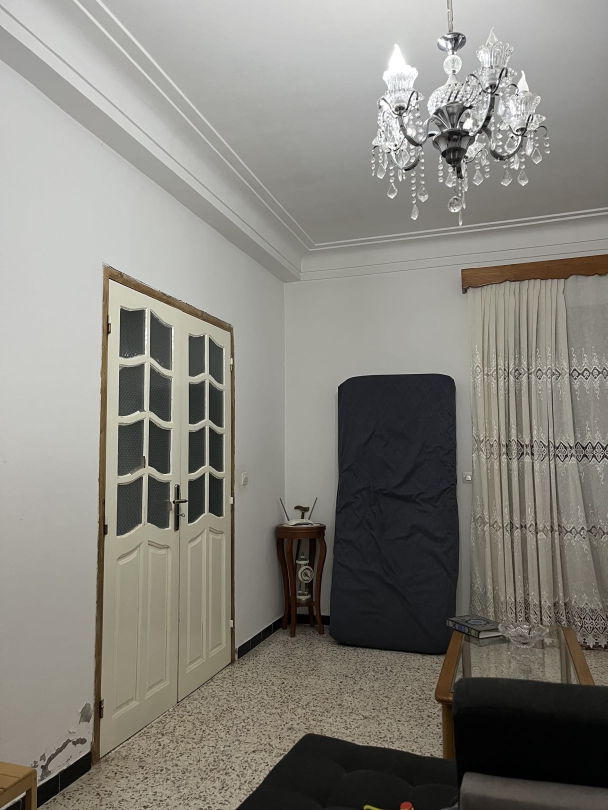
#> input picture 1.jpg, 1215 x 1620 px (shown at 1/2 size); its folder holds 4 pictures in this run
$ python exo2.py . -f .
#> lines starting #> are read from the running program, lines starting #| are printed output that depends on the picture; after the words box and inside, x2 and y2 are one past the last pixel; in counts of white or black regions, pixels touching at a corner belong together
"""
stitch_panorama.py - Création d'une image panoramique à partir de plusieurs images
Auteur: TP2 - Vision Artificielle - Master Informatique Visuelle - USTHB

Usage:
    python stitch_panorama.py image1.jpg image2.jpg image3.jpg ...
    python stitch_panorama.py --folder ./images/    (toutes les images d'un dossier)
"""

import cv2
import numpy as np
import sys
import os
import glob
import argparse


def load_images(paths):
    """Charge les images depuis une liste de chemins."""
    images = []
    for p in paths:
        img = cv2.imread(p)
#> img is the input picture: shape (1620, 1215, 3); mean B, G, R 124.6, 131.6, 133.9
        if img is None:
            print(f"[!] Impossible de charger: {p}")
            continue
        print(f"[+] Image chargée: {p} -> {img.shape}")
#| [+] Image chargée: ./1.jpg -> (1620, 1215, 3)
        images.append(img)
    return images


# [142 lines left out: function stitch_manual, not called in this run]


def stitch_opencv(images):
    """
    Méthode automatique avec cv2.Stitcher (plus simple, très robuste).
    """
    stitcher = cv2.Stitcher.create(cv2.Stitcher_PANORAMA)
    status, pano = stitcher.stitch(images)
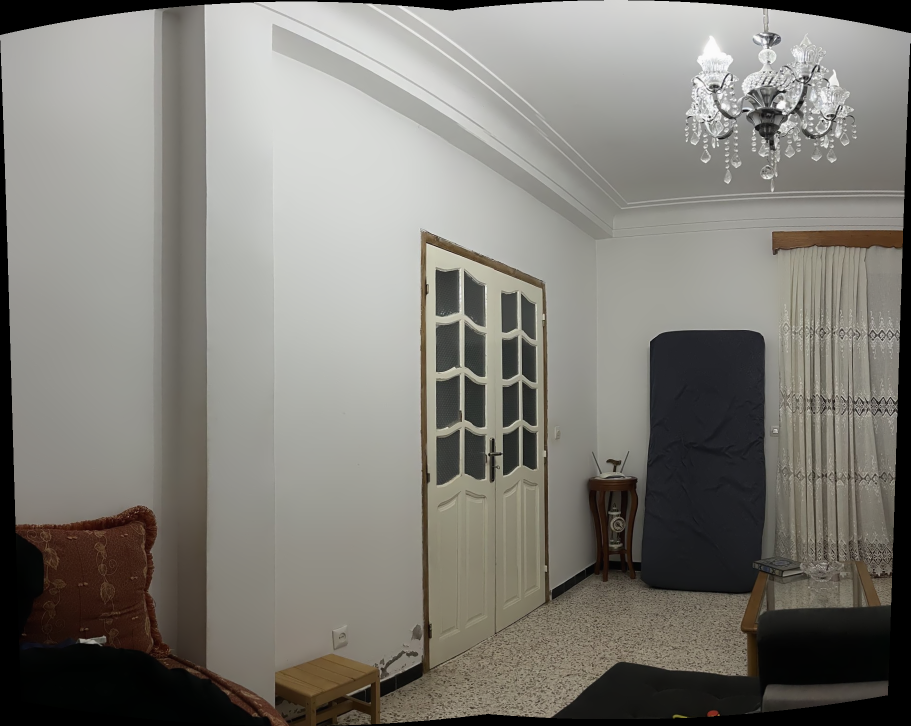
#> pano: shape (1452, 1821, 3) (shown at 1/2 size); mean of channels 0, 1, 2 119.2, 125.4, 127.8; drawn as B, G, R

    if status == cv2.Stitcher_OK:
        print("[+] Stitching réussi avec cv2.Stitcher!")
        return pano
    else:
        codes = {
            cv2.Stitcher_ERR_NEED_MORE_IMGS: "Pas assez d'images",
            cv2.Stitcher_ERR_HOMOGRAPHY_EST_FAIL: "Échec estimation homographie",
            cv2.Stitcher_ERR_CAMERA_PARAMS_ADJUST_FAIL: "Échec ajustement caméra",
        }
        msg = codes.get(status, f"Code erreur: {status}")
        print(f"[!] cv2.Stitcher échoué: {msg}")
        return None


def crop_black_borders(img):
    """Recadre les bords noirs du panorama."""
    gray = cv2.cvtColor(img, cv2.COLOR_BGR2GRAY)
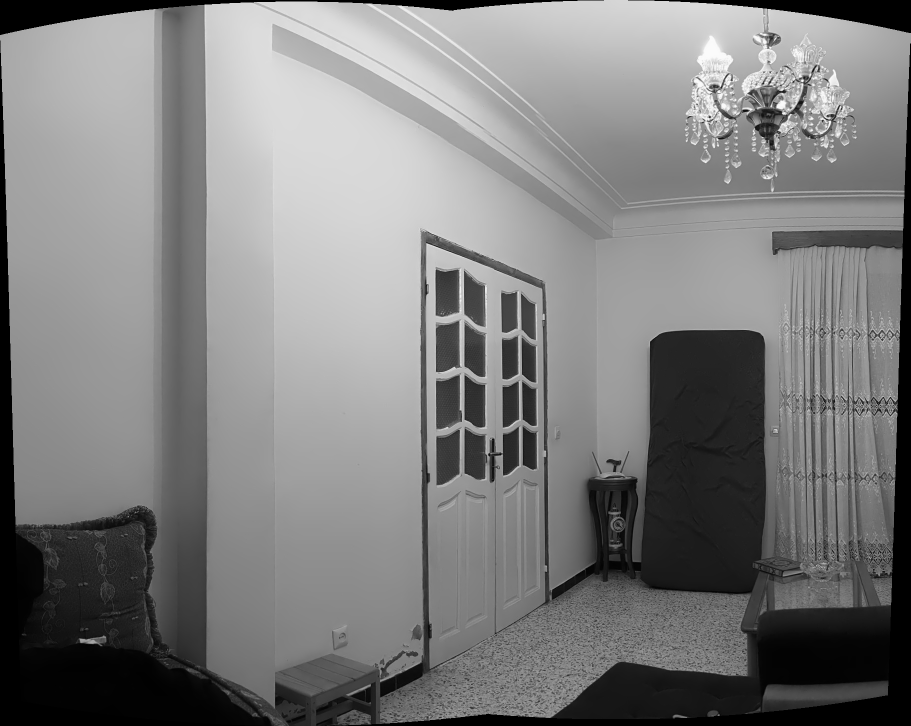
#> gray: shape (1452, 1821) (shown at 1/2 size); min 0, max 254, mean 125.4
    _, thresh = cv2.threshold(gray, 1, 255, cv2.THRESH_BINARY)
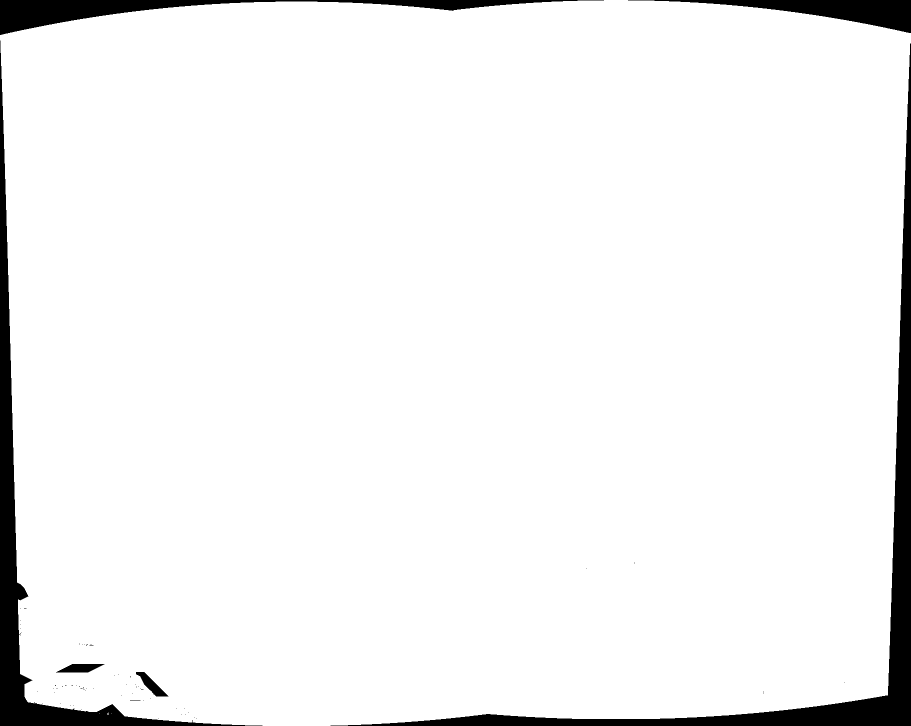
#> thresh: shape (1452, 1821) (shown at 1/2 size); 94.9% white; 69 black regions (62 under 20 px)
    contours, _ = cv2.findContours(thresh, cv2.RETR_EXTERNAL, cv2.CHAIN_APPROX_SIMPLE)
#> contours = 5 contours, 4 with area under 20; largest, box (x1, y1, x2, y2) and area: (0, 0, 1821, 1452) 2509362
    if not contours:
        return img
    x, y, w, h = cv2.boundingRect(max(contours, key=cv2.contourArea))
#> x = 0; y = 0; w = 1821; h = 1452
    return img[y:y+h, x:x+w]


def main():
    parser = argparse.ArgumentParser(description="Panorama multi-images OpenCV")
    parser.add_argument("images", nargs="*", help="Chemins des images")
    parser.add_argument("--folder", "-f", help="Dossier contenant les images")
    parser.add_argument("--output", "-o", default="panorama.jpg", help="Fichier de sortie")
    parser.add_argument("--method", "-m", choices=["auto", "manual"], default="auto",
                        help="Méthode: 'auto' (cv2.Stitcher) ou 'manual' (SIFT+RANSAC)")
    parser.add_argument("--no-crop", action="store_true", help="Ne pas recadrer les bords noirs")
    args = parser.parse_args()

    # Collecte des chemins d'images
    paths = []
    if args.folder:
        for ext in ["*.jpg", "*.jpeg", "*.png", "*.bmp"]:
            paths += sorted(glob.glob(os.path.join(args.folder, ext)))
    if args.images:
        paths += args.images

    if not paths:
        print("Usage: python stitch_panorama.py img1.jpg img2.jpg img3.jpg ...")
        print("   ou: python stitch_panorama.py --folder ./mes_images/")
        sys.exit(1)

    print(f"\n{'='*50}")
    print(f"  Panorama de {len(paths)} images | méthode: {args.method}")
    print(f"{'='*50}\n")

    images = load_images(paths)
    if len(images) < 2:
        print("[!] Il faut au moins 2 images valides.")
        sys.exit(1)

    # Stitching
    if args.method == "auto":
        result = stitch_opencv(images)
        if result is None:
            print("[*] Tentative avec la méthode manuelle...")
            result = stitch_manual(images)
    else:
        result = stitch_manual(images)

    if result is None:
        print("[!] Échec du panorama.")
        sys.exit(1)

    # Recadrage
    if not args.no_crop:
        result = crop_black_borders(result)
        print(f"[+] Après recadrage: {result.shape}")
#| [+] Après recadrage: (1452, 1821, 3)

    # Sauvegarde
    out_path = args.output
    cv2.imwrite(out_path, result)
    print(f"\n[✓] Panorama sauvegardé: {out_path}")
    print(f"    Taille finale: {result.shape[1]}x{result.shape[0]} px")
#|     Taille finale: 1821x1452 px

    # Affichage
    display = result.copy()
    max_display = 1200
    if display.shape[1] > max_display:
        scale = max_display / display.shape[1]
#> scale = 0.659
        display = cv2.resize(display, (max_display, int(display.shape[0] * scale)))

    cv2.imshow("Panorama", display)
    print("\nAppuyez sur une touche pour fermer...")
    cv2.waitKey(0)
    cv2.destroyAllWindows()


if __name__ == "__main__":
    main()
